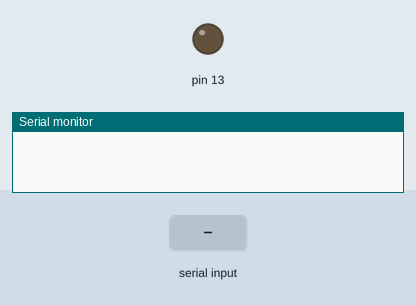
This sketch was run on a simulated Arduino Leonardo, built with avr-gcc and run on an emulated ATmega32U4. On the bench: output pins drawn as LEDs (lit = HIGH), the last lines printed to the serial monitor. The inputs (shaded band) are chosen by the test bench.

Above: at 3.0 s.
3.1 s: "1" received over the second serial link
At 4.7 s:
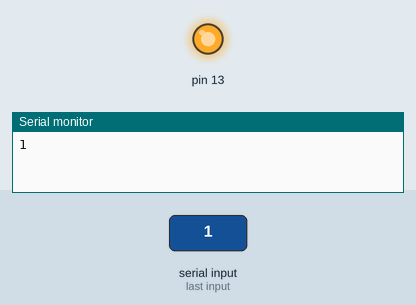
Timing chart, 0 to 6.5 s (numbered marks = the images above; inputs shaded):
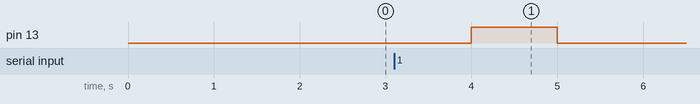

Measured:
- after the input at 3.1 s, pin 13: LOW → HIGH after 0.90 s, → LOW 1.0 s later

The sketch:

Leonardo_XBee_Serial_Passthrough.ino
```cpp
/*****************************************************************
Leonardo_XBee_Serial_Passthrough.ino

Set up a serial port to pass data between an XBee Shield
and the serial monitor.

Hardware Hookup:
  The XBee Shield makes all of the connections you'll need
  between Arduino and XBee. If you have the shield make
  sure the SWITCH IS IN THE "UART" POSITION. That will connect
  the XBee's DOUT and DIN pins to Arduino pins 0 and 1.
*****************************************************************/

// Leonardo Serial  is the USB port
// Leonardo Serial1 is pins 0 and 1

void setup()
{
  // Set up both ports at 9600 baud. This value is most important
  // for the XBee. Make sure the baud rate matches the config
  // setting of your XBee.
  Serial1.begin(9600);  //XBee/UART1/pins 0 and 1
  Serial.begin(9600);   //USB
   pinMode(13, OUTPUT);

}

void loop()
{
  if (Serial.available()) //USB
  { // If data comes in from serial monitor, send it out to XBee
 // Serial1.write(Serial.read()); //XBee/UART1/pins 0 and 1

  }
  //just keep outputting data
  delay(1000);
  Serial1.write("stuff");
  delay(1000);
  if (Serial1.available())   //XBee/UART1/pins 0 and 1
  { // If data comes in from XBee, send it out to serial monitor
    digitalWrite(13, HIGH);
    Serial.write(Serial1.read());  //Serial port
    delay(1000);
    digitalWrite(13, LOW);
    delay(1000);
  }
}
```
